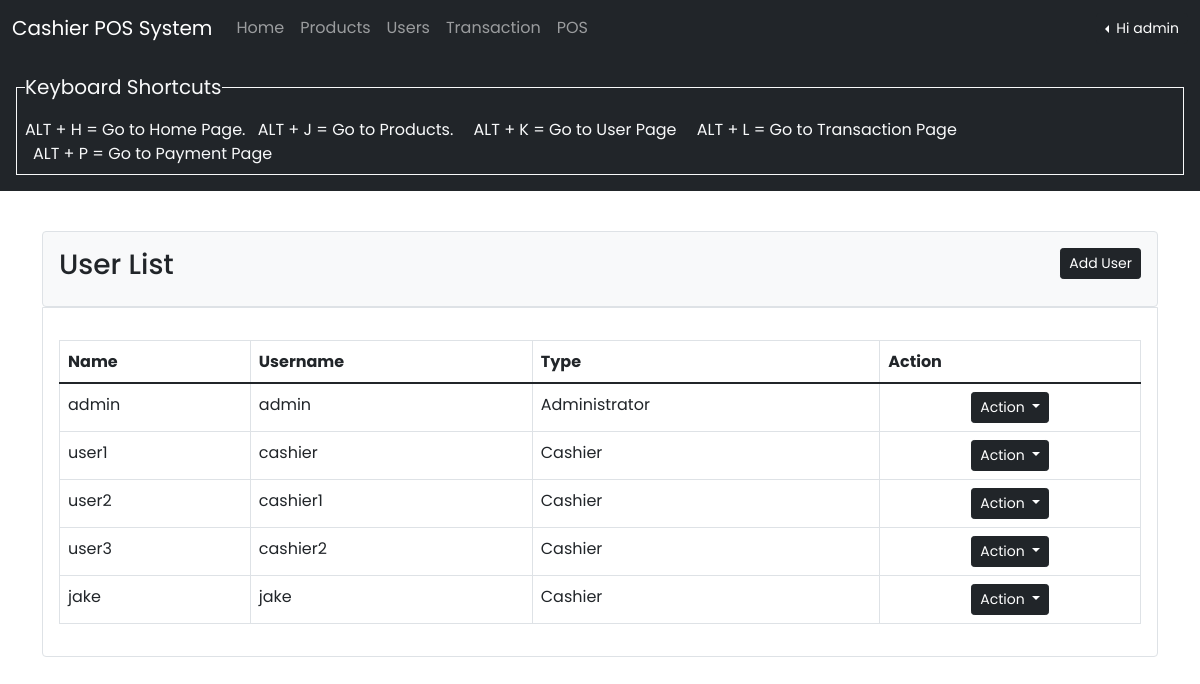
Page /user-list.php (signed in) on the committed database.
### tables this page shows
CREATE TABLE `user` (
  `ID` int(11) NOT NULL,
  `NAME` varchar(100) NOT NULL,
  `USERNAME` varchar(100) NOT NULL,
  `PASSWORD` varchar(100) NOT NULL,
  `TYPE` text NOT NULL,
  `DATE_CREATED` datetime NOT NULL DEFAULT current_timestamp()
);

### user-list.php (the view, shortened to what this page needs)
<?php
    include_once('db_conn/db_conn.php');
?>
<html lang="en">
<head>
    <link href="https://cdn.jsdelivr.net/npm/bootstrap@5.1.3/dist/css/bootstrap.min.css" rel="stylesheet">
    <link rel="stylesheet" href="css/style2.css">
    <link rel="stylesheet" type="text/css" href="https://cdn.datatables.net/v/bs5/dt-1.11.5/datatables.min.css"/>
</head>
<body>
    <?php include 'navbar.php'; ?>
    <div class="container content">
        <div class="d-flex border p-3 bg-light rounded">
            <div class="title text-dark">
                <h3>User List</h3>
            </div>
            <div class="add-product-btn ms-auto">
              <button class="btn btn-dark btn-sm"  data-bs-toggle="modal" data-bs-target="#addUser">Add User</button>
            </div>
        </div>
        <div class="product-list border  rounded-bottom p-3">
            <div class="table-responsive">
            <table class="table table-bordered mt-3" id="dataTable">
                <thead>
                  <tr>
                    <th>Name</th>
                    <th>Username</th>
                    <th>Type</th>
                    <th>Action</th>
                  </tr>
                </thead>
                <tbody>
                  <?php
                    $sql = "SELECT * FROM user";
                    $query = $conn->prepare($sql);
                    $query->execute();
                    $results = $query->fetchAll(PDO::FETCH_OBJ);
                    if($query->rowCount() > 0)
                    {
                        foreach($results as $result)
                    {
                  ?>
                  <tr>
                    <td><?php echo htmlentities($result->NAME);?></td>
                    <td><?php echo htmlentities($result->USERNAME);?></td>
                    <td><?php echo htmlentities($result->TYPE);?></td>
                    <td>
                    <div class="dropdown ms-auto">
                    <button type="button" class="btn btn-dark dropdown-toggle btn-sm mx-auto d-block" data-bs-toggle="dropdown">
                    Action
                    </button>
                    </div>
                    </td>
                  </tr>
                  <?php }}?>
                </tbody>
              </table>
            </div>
        </div>
    </div>
</body>
</html>

### navbar.php (shortened to what this page needs)
<?php
include('db_conn/db_conn.php');
?>
<nav class="navbar navbar-expand-sm bg-dark navbar-dark position-relative top-0">
        <div class="container-fluid">
          <a class="navbar-brand" href="index.html">Cashier POS System</a>
          <div class="collapse navbar-collapse" id="collapsibleNavbar">
            <ul class="navbar-nav">
              <?php
                $email = $_SESSION['user'];
                $sql = "SELECT USERNAME,TYPE FROM user WHERE USERNAME=:email";
                $query = $conn->prepare($sql);
                $query->bindParam(':email', $email , PDO::PARAM_STR);
                $query->execute();
                $results = $query->fetchAll(PDO::FETCH_OBJ);
                if($query->rowCount() > 0)
                {
                  foreach($results as $result)
                {
              ?>
              <?php if($result->TYPE == 'Administrator') {?>
              <li class="nav-item">
                <a class="nav-link" href="home.php" accesskey="h">Home</a>
              </li>
              <li class="nav-item">
                <a class="nav-link" href="product-list.php" accesskey="j">Products</a>
              </li>
              <li class="nav-item">
                <a class="nav-link" href="user-list.php" accesskey="k">Users</a>
              </li>
              <li class="nav-item">
                <a class="nav-link" href="transaction-list.php" accesskey="l">Transaction</a>
              </li>
              <li class="nav-item">
                <a class="nav-link" href="pos-system.php" accesskey="p">POS</a>
              </li>
              <?php } ?>
              <?php }} ?>
            </ul>
                <?php
                $email = $_SESSION['user'];
                $sql = "SELECT * FROM user WHERE USERNAME=:email";
                $query = $conn->prepare($sql);
                $query->bindParam(':email', $email , PDO::PARAM_STR);
                $query->execute();
                $results = $query->fetchAll(PDO::FETCH_OBJ);
                if($query->rowCount() > 0)
                {
                  foreach($results as $result)
                {
                ?>
                <div class="dropdown dropstart ms-auto">
                    <button type="button" class="btn btn-dark dropdown-toggle btn-sm" data-bs-toggle="dropdown">
                    Hi <?php echo htmlentities($result->NAME); ?>
                    </button>
                </div>
          </div>
        </div>
    </nav>
    <div class="bg-dark text-white p-3">
		<div class="d-flex flex-row justify-content-center">
      <?php if($result->TYPE == 'Administrator') {?>
			<fieldset class="border border-light p-2 text-light ">
                    <legend class="text-light w-auto float-none fs-5">Keyboard Shortcuts</legend>
                    <label for="">ALT + H = Go to Home Page.</label>
                    <label for="" class="mx-2">ALT + J = Go to Products.</label>
                    <label for="" class="mx-2">ALT + K = Go to User Page</label>
                    <label for="" class="mx-2">ALT + L = Go to Transaction Page</label>
                    <label for="" class="mx-2">ALT + P = Go to Payment Page</label>
      </fieldset>
      <?php } ?>
		</div>
	</div>
  <?php }} ?>

### css/style2.css (style rules this page uses)
* { font-family: 'Poppins', sans-serif; }
.content { position: relative; top: 40px; }

### rows in the picture
user: shows "Home", NAME "admin", shows "Keyboard Shortcuts", USERNAME "admin", TYPE "Administrator"
user: NAME "user1", USERNAME "cashier", TYPE "Cashier"
user: NAME "user2", USERNAME "cashier1", TYPE "Cashier"
user: NAME "user3", USERNAME "cashier2", TYPE "Cashier"
user: NAME "jake", USERNAME "jake", TYPE "Cashier"
